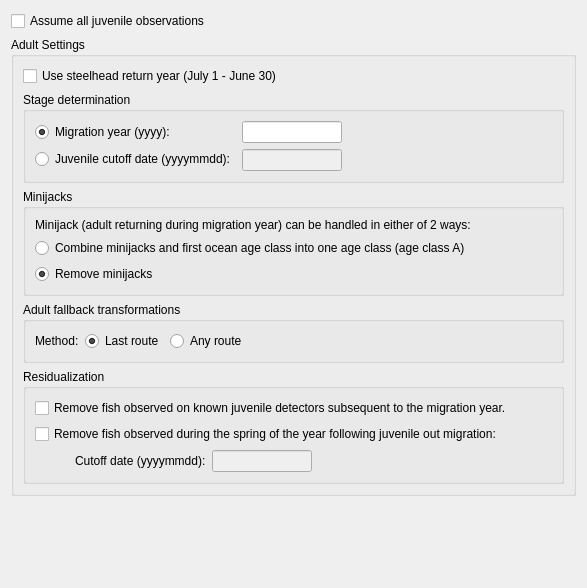
     <widget class="QWidget" name="adultCriteria">
      <attribute name="title">
       <string>Adult Settings</string>
      </attribute>
      <layout class="QVBoxLayout">
       <item>
        <widget class="QCheckBox" name="assumeJuvenileCheckBox">
         <property name="whatsThis">
          <string>When all interrogation, recapture, and mortality data is known to be from the juvenile out-migration, this box may be checked. The program will assume that any oibservation is a juvenile observation. If any adult observations exist in the data set, the output will be invalid.</string>
         </property>
         <property name="text">
          <string>Assume all juvenile observations</string>
         </property>
         <property name="checked">
          <bool>false</bool>
         </property>
        </widget>
       </item>
       <item>
        <widget class="QGroupBox" name="groupBox_18">
         <property name="title">
          <string>Adult Settings</string>
         </property>
         <layout class="QVBoxLayout">
          <item>
           <widget class="QCheckBox" name="steelheadYearCB">
            <property name="text">
             <string>Use steelhead return year (July 1 - June 30)</string>
            </property>
           </widget>
          </item>
          <item>
           <widget class="QGroupBox" name="groupBox_11">
            <property name="title">
             <string>Stage determination</string>
            </property>
            <layout class="QVBoxLayout">
             <property name="spacing">
              <number>6</number>
             </property>
             <property name="leftMargin">
              <number>9</number>
             </property>
             <property name="topMargin">
              <number>9</number>
             </property>
             <property name="rightMargin">
              <number>9</number>
             </property>
             <property name="bottomMargin">
              <number>9</number>
             </property>
             <item>
              <layout class="QHBoxLayout" name="horizontalLayout_10">
               <property name="spacing">
                <number>6</number>
               </property>
               <property name="leftMargin">
                <number>0</number>
               </property>
               <property name="topMargin">
                <number>0</number>
               </property>
               <property name="rightMargin">
                <number>0</number>
               </property>
               <property name="bottomMargin">
                <number>0</number>
               </property>
               <item>
                <layout class="QVBoxLayout" name="verticalLayout_17">
                 <property name="spacing">
                  <number>6</number>
                 </property>
                 <property name="leftMargin">
                  <number>0</number>
                 </property>
                 <property name="topMargin">
                  <number>0</number>
                 </property>
                 <property name="rightMargin">
                  <number>0</number>
                 </property>
                 <property name="bottomMargin">
                  <number>0</number>
                 </property>
                 <item>
                  <widget class="QRadioButton" name="migrationYearRadio">
                   <property name="text">
                    <string>Migration year (yyyy):</string>
                   </property>
                   <property name="checked">
                    <bool>true</bool>
                   </property>
                  </widget>
                 </item>
                 <item>
                  <widget class="QRadioButton" name="juvCutoffRadio">
                   <property name="text">
                    <string>Juvenile cutoff date (yyyymmdd):</string>
                   </property>
                  </widget>
                 </item>
                </layout>
               </item>
               <item>
                <layout class="QVBoxLayout" name="verticalLayout_18">
                 <property name="spacing">
                  <number>6</number>
                 </property>
                 <property name="leftMargin">
                  <number>0</number>
                 </property>
                 <property name="topMargin">
                  <number>0</number>
                 </property>
                 <property name="rightMargin">
                  <number>0</number>
                 </property>
                 <property name="bottomMargin">
                  <number>0</number>
                 </property>
                 <item>
                  <widget class="QLineEdit" name="migrYearEdit">
                   <property name="minimumSize">
                    <size>
                     <width>100</width>
                     <height>0</height>
                    </size>
                   </property>
                   <property name="maximumSize">
                    <size>
                     <width>100</width>
                     <height>32767</height>
                    </size>
                   </property>
                   <property name="inputMask">
                    <string/>
                   </property>
                  </widget>
                 </item>
                 <item>
                  <widget class="QLineEdit" name="juvCutoffEdit">
                   <property name="enabled">
                    <bool>false</bool>
                   </property>
                   <property name="minimumSize">
                    <size>
                     <width>100</width>
                     <height>0</height>
                    </size>
                   </property>
                   <property name="maximumSize">
                    <size>
                     <width>100</width>
                     <height>32767</height>
                    </size>
                   </property>
                   <property name="inputMask">
                    <string/>
                   </property>
                   <property name="text">
                    <string/>
                   </property>
                  </widget>
                 </item>
                </layout>
               </item>
               <item>
                <spacer name="spacer_10">
                 <property name="orientation">
                  <enum>Qt::Horizontal</enum>
                 </property>
                 <property name="sizeType">
                  <enum>QSizePolicy::Expanding</enum>
                 </property>
                 <property name="sizeHint" stdset="0">
                  <size>
                   <width>100</width>
                   <height>20</height>
                  </size>
                 </property>
                </spacer>
               </item>
              </layout>
             </item>
            </layout>
           </widget>
          </item>
          <item>
           <widget class="QGroupBox" name="groupBox_10">
            <property name="title">
             <string>Minijacks</string>
            </property>
            <layout class="QVBoxLayout">
             <property name="spacing">
              <number>6</number>
             </property>
             <property name="leftMargin">
              <number>9</number>
             </property>
             <property name="topMargin">
              <number>9</number>
             </property>
             <property name="rightMargin">
              <number>9</number>
             </property>
             <property name="bottomMargin">
              <number>9</number>
             </property>
             <item>
              <layout class="QVBoxLayout" name="verticalLayout_16">
               <property name="spacing">
                <number>6</number>
               </property>
               <property name="leftMargin">
                <number>0</number>
               </property>
               <property name="topMargin">
                <number>0</number>
               </property>
               <property name="rightMargin">
                <number>0</number>
               </property>
               <property name="bottomMargin">
                <number>0</number>
               </property>
               <item>
                <widget class="QLabel" name="miniJackTextLabel">
                 <property name="text">
                  <string>Minijack (adult returning during migration year) can be handled in either of 2 ways:</string>
                 </property>
                 <property name="alignment">
                  <set>Qt::AlignVCenter</set>
                 </property>
                </widget>
               </item>
               <item>
                <widget class="QRadioButton" name="combineJacksCheckBox">
                 <property name="text">
                  <string>Combine minijacks and first ocean age class into one age class (age class A)</string>
                 </property>
                </widget>
               </item>
               <item>
                <widget class="QRadioButton" name="removeJacksCheckBox">
                 <property name="text">
                  <string>Remove minijacks</string>
                 </property>
                 <property name="checked">
                  <bool>true</bool>
                 </property>
                </widget>
               </item>
              </layout>
             </item>
            </layout>
           </widget>
          </item>
          <item>
           <widget class="QGroupBox" name="groupBox_8">
            <property name="title">
             <string>Adult fallback transformations</string>
            </property>
            <layout class="QVBoxLayout">
             <property name="spacing">
              <number>6</number>
             </property>
             <property name="leftMargin">
              <number>9</number>
             </property>
             <property name="topMargin">
              <number>9</number>
             </property>
             <property name="rightMargin">
              <number>9</number>
             </property>
             <property name="bottomMargin">
              <number>9</number>
             </property>
             <item>
              <layout class="QHBoxLayout" name="horizontalLayout_11">
               <property name="spacing">
                <number>6</number>
               </property>
               <property name="leftMargin">
                <number>0</number>
               </property>
               <property name="topMargin">
                <number>0</number>
               </property>
               <property name="rightMargin">
                <number>0</number>
               </property>
               <property name="bottomMargin">
                <number>0</number>
               </property>
               <item>
                <widget class="QLabel" name="textLabel2">
                 <property name="text">
                  <string>Method:</string>
                 </property>
                 <property name="alignment">
                  <set>Qt::AlignVCenter</set>
                 </property>
                </widget>
               </item>
               <item>
                <widget class="QRadioButton" name="lastRouteRadio">
                 <property name="text">
                  <string>Last route</string>
                 </property>
                 <property name="checked">
                  <bool>true</bool>
                 </property>
                </widget>
               </item>
               <item>
                <widget class="QRadioButton" name="anyRouteRadio">
                 <property name="text">
                  <string>Any route</string>
                 </property>
                </widget>
               </item>
               <item>
                <spacer name="spacer_11">
                 <property name="orientation">
                  <enum>Qt::Horizontal</enum>
                 </property>
                 <property name="sizeType">
                  <enum>QSizePolicy::Expanding</enum>
                 </property>
                 <property name="sizeHint" stdset="0">
                  <size>
                   <width>305</width>
                   <height>20</height>
                  </size>
                 </property>
                </spacer>
               </item>
              </layout>
             </item>
            </layout>
           </widget>
          </item>
          <item>
           <widget class="QGroupBox" name="groupBox_9">
            <property name="title">
             <string>Residualization</string>
            </property>
            <layout class="QVBoxLayout">
             <property name="spacing">
              <number>6</number>
             </property>
             <property name="leftMargin">
              <number>9</number>
             </property>
             <property name="topMargin">
              <number>9</number>
             </property>
             <property name="rightMargin">
              <number>9</number>
             </property>
             <property name="bottomMargin">
              <number>9</number>
             </property>
             <item>
              <layout class="QVBoxLayout" name="verticalLayout_19">
               <property name="spacing">
                <number>6</number>
               </property>
               <property name="leftMargin">
                <number>0</number>
               </property>
               <property name="topMargin">
                <number>0</number>
               </property>
               <property name="rightMargin">
                <number>0</number>
               </property>
               <property name="bottomMargin">
                <number>0</number>
               </property>
               <item>
                <widget class="QCheckBox" name="removeResSwitch">
                 <property name="text">
                  <string>Remove fish observed on known juvenile detectors subsequent to the migration year.</string>
                 </property>
                </widget>
               </item>
               <item>
                <widget class="QCheckBox" name="resCutoffCheckBox">
                 <property name="whatsThis">
                  <string>This is an effort to remove residualizing fish assuming that spring observations in the year following the migration year are probably residualizing fish. The cutoff date is user specified so that the user can decide when this spring cutoff is.</string>
                 </property>
                 <property name="text">
                  <string>Remove fish observed during the spring of the year following juvenile out migration:</string>
                 </property>
                </widget>
               </item>
               <item>
                <layout class="QHBoxLayout" name="horizontalLayout_12">
                 <property name="spacing">
                  <number>6</number>
                 </property>
                 <property name="leftMargin">
                  <number>0</number>
                 </property>
                 <property name="topMargin">
                  <number>0</number>
                 </property>
                 <property name="rightMargin">
                  <number>0</number>
                 </property>
                 <property name="bottomMargin">
                  <number>0</number>
                 </property>
                 <item>
                  <spacer name="spacer_12">
                   <property name="orientation">
                    <enum>Qt::Horizontal</enum>
                   </property>
                   <property name="sizeType">
                    <enum>QSizePolicy::Fixed</enum>
                   </property>
                   <property name="sizeHint" stdset="0">
                    <size>
                     <width>40</width>
                     <height>20</height>
                    </size>
                   </property>
                  </spacer>
                 </item>
                 <item>
                  <widget class="QLabel" name="label">
                   <property name="text">
                    <string>Cutoff date (yyyymmdd):</string>
                   </property>
                  </widget>
                 </item>
                 <item>
                  <widget class="QLineEdit" name="resCutoffEdit">
                   <property name="enabled">
                    <bool>false</bool>
                   </property>
                   <property name="minimumSize">
                    <size>
                     <width>100</width>
                     <height>0</height>
                    </size>
                   </property>
                   <property name="maximumSize">
                    <size>
                     <width>100</width>
                     <height>16777215</height>
                    </size>
                   </property>
                  </widget>
                 </item>
                 <item>
                  <spacer>
                   <property name="orientation">
                    <enum>Qt::Horizontal</enum>
                   </property>
                   <property name="sizeHint" stdset="0">
                    <size>
                     <width>40</width>
                     <height>20</height>
                    </size>
                   </property>
                  </spacer>
                 </item>
                </layout>
               </item>
              </layout>
             </item>
            </layout>
           </widget>
          </item>
         </layout>
        </widget>
       </item>
       <item>
        <spacer name="spacer_9">
         <property name="orientation">
          <enum>Qt::Vertical</enum>
         </property>
         <property name="sizeHint" stdset="0">
          <size>
           <width>20</width>
           <height>81</height>
          </size>
         </property>
        </spacer>
       </item>
      </layout>
     </widget>
